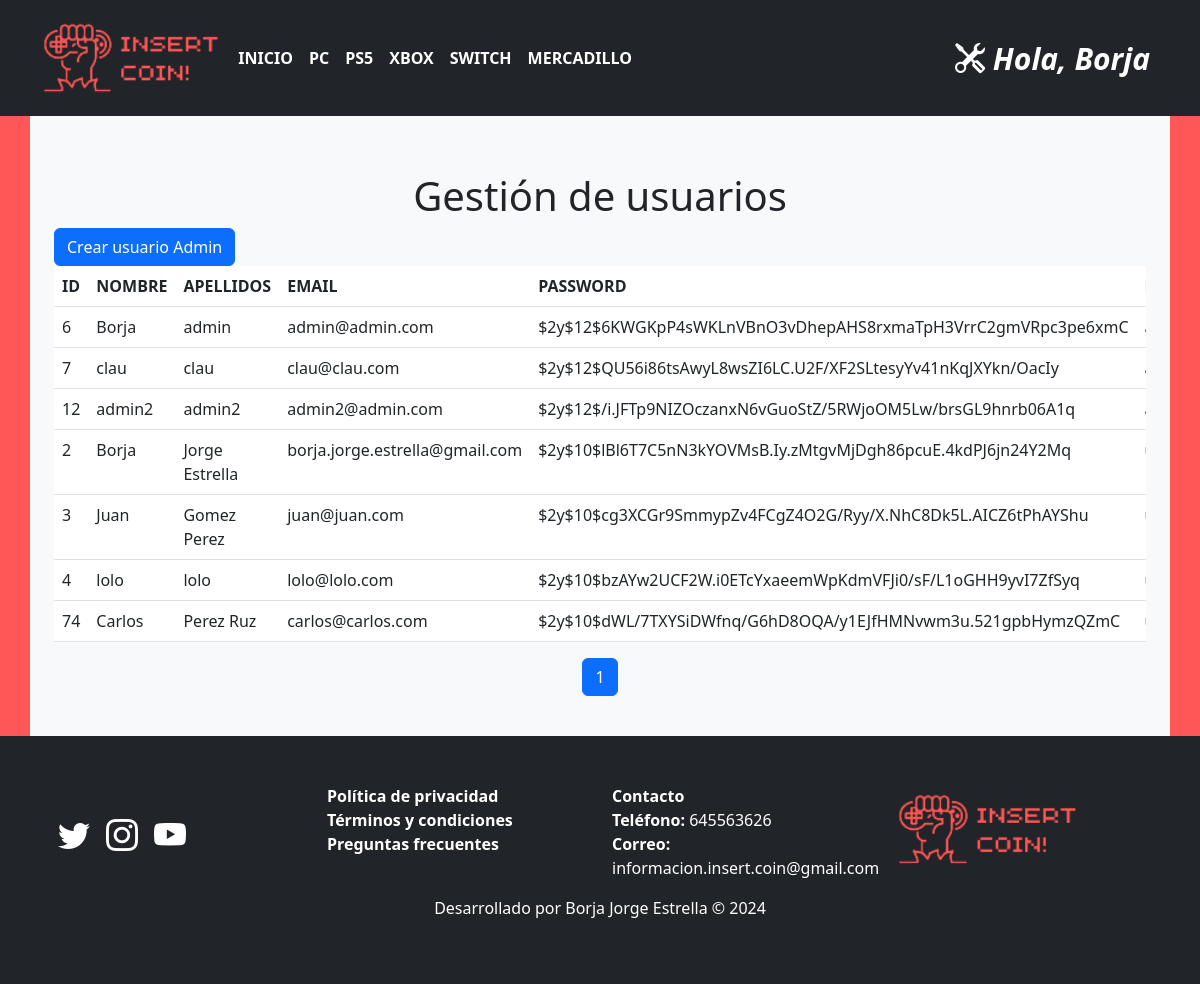
/usuario/gestion (signed in), run on the app's committed database.
### tables this page shows
CREATE TABLE `categoria_articulo` (
  `id` int(255) NOT NULL,
  `nombre` varchar(100) NOT NULL
);

CREATE TABLE `usuarios` (
  `id` int(255) NOT NULL,
  `nombre` varchar(100) NOT NULL,
  `apellidos` varchar(255) DEFAULT NULL,
  `email` varchar(255) NOT NULL,
  `password` varchar(255) NOT NULL,
  `rol` varchar(20) DEFAULT NULL,
  `dni` varchar(10) DEFAULT NULL,
  `telefono` int(9) DEFAULT NULL,
  `provincia` varchar(255) DEFAULT NULL,
  `localidad` varchar(255) DEFAULT NULL,
  `direccion` varchar(255) DEFAULT NULL,
  `cp` int(10) DEFAULT NULL,
  `tarjeta` varchar(255) DEFAULT NULL,
  `titular_tarjeta` varchar(255) DEFAULT NULL,
  `validez_tarjeta` varchar(255) DEFAULT NULL,
  `cvv` varchar(255) DEFAULT NULL
);

### config/db.php (called while the page is built)
<?php
class Database{
    public static function connect(){
        $db = new mysqli('localhost', 'root', '', 'insert_coin');
        $db->query("SET NAMES 'utf8'");
        return $db;
    }
}

### helpers/utils.php (called while the page is built, shortened)
<?php
class Utils{
    public static function isAdmin(){
        if(!isset($_SESSION['admin'])){
            header("Location:".base_url);
        }else{
            return true;
        }
    }
    public static function showCategorias(){
        require_once 'models/categoriaArticuloModelo.php';
        $categoria = new CategoriaArticulo();
        $categorias = $categoria->getAll();
        return $categorias;
    }
}

### models/categoriaArticuloModelo.php (called while the page is built, shortened)
<?php
class CategoriaArticulo{
    private $db;
    public function __construct(){
        $this->db = Database::connect();
    }
    public function getAll(){
        $categorias = $this->db->query("SELECT * FROM categoria_articulo;");
        return $categorias;
    }
}

### controllers/usuarioController.php (called while the page is built, shortened)
<?php
require_once 'models/usuarioModelo.php';
class usuarioController{
    public function gestion(){
        $usuario = new Usuario();
        $usuarios = $usuario->getAll();
        require_once 'views/usuario/gestionUsuarios.php';
    }
}

### models/usuarioModelo.php (called while the page is built, shortened)
<?php
class Usuario{
    private $db;
    public function __construct(){
        $this->db = Database::connect();
    }
    public function getAll(){
        $usuario = $this->db->query("SELECT * FROM usuarios ORDER BY rol ASC");
        return $usuario;
    }
}

### views/usuario/gestionUsuarios.php (the view, shortened to what this page needs)
<h1 class="text-center pt-5">Gestión de usuarios</h1>
<div class="botonCrearArt">
    <a href="<?=base_url?>usuario/crearAdmin" class="btn btn-primary">
        Crear usuario Admin
    </a>
</div>
<div class="table-responsive">
    <table class="table table-hover">
        <thead>
            <tr>
                <th>ID</th>
                <th>NOMBRE</th>
                <th>APELLIDOS</th>
                <th>EMAIL</th>
                <th>PASSWORD</th>
                <th>ROL</th>
            </tr>
        </thead>
        <tbody>
            <?php
                $numFilas = $usuarios->num_rows;
                $filasPorPagina = 10;
                $numPaginas = ceil($numFilas / $filasPorPagina);
                $paginaActual = isset($_GET['pagina']) ? $_GET['pagina'] : 1;
                $urlPagina = base_url.'usuario/gestion&' . http_build_query(array('pagina' => $paginaActual));
                $inicio = ($paginaActual - 1) * $filasPorPagina;
                $usuarios->data_seek($inicio);
                $contador = 0;
                while ($contador < $filasPorPagina && $user = $usuarios->fetch_object()):
            ?>
            <tr>
                <td><?= $user->id; ?></td>
                <td><?= $user->nombre; ?></td>
                <td><?= $user->apellidos; ?></td>
                <td><?= $user->email; ?></td>
                <td><?= $user->password; ?></td>
                <td><?= $user->rol; ?></td>
            </tr>
            <?php
                $contador++;
                endwhile;
            ?>
        </tbody>
    </table>
</div>
<nav aria-label="Page navigation example">
    <ul class="pagination justify-content-center">
        <?php for ($i = 1; $i <= $numPaginas; $i++): ?>
            <li class="page-item <?php if ($i == $paginaActual) echo 'active'; ?>"><a class="page-link" href="<?= $urlPagina ?>&pagina=<?= $i; ?>"><?= $i; ?></a></li>
        <?php endfor; ?>
    </ul>
</nav>

### views/layout/header.php (shortened to what this page needs)
<!DOCTYPE html>
<html lang="es">
<head>
    <link href="https://cdn.jsdelivr.net/npm/bootstrap@5.3.0-alpha3/dist/css/bootstrap.min.css" rel="stylesheet">
    <link rel="stylesheet" href="<?= base_url ?>assets/css/styles.css">
    <link rel="stylesheet" href="https://cdn.jsdelivr.net/npm/bootstrap-icons@1.5.0/font/bootstrap-icons.css">
</head>
<body>
    <header>
        <nav class="navbar navbar-expand-lg navbar-dark bg-dark fixed-top">
            <div class="container">
                <a class="navbar-brand <?php if (empty($_GET['controller']) && empty($_GET['action'])) ; ?>" href="<?= base_url ?>"><img src="<?= base_url ?>assets/img/insert.png" alt="" class="logoHeader"></a>
                <?php $categorias = Utils::showCategorias();?>
                <div class="collapse navbar-collapse barraNavegacion" id="navbarNav">
                    <ul class="navbar-nav me-auto">
                        <li class="nav-item">
                            <a class="nav-link <?php if (empty($_GET['controller']) && empty($_GET['action'])) echo 'active'; ?>" href="<?= base_url ?>">INICIO</a>
                        </li>
                        <?php while ($cat = $categorias->fetch_object()): ?>
                            <li class="nav-item">
                            <a class="nav-link <?php if (isset($_GET['controller']) && $_GET['controller'] == 'categoriaArticulo' && $_GET['action'] == 'ver' && $_GET['id'] == $cat->id) echo 'active'; ?>" href="<?= base_url ?>categoriaArticulo/ver&id=<?= $cat->id ?>"><?= $cat->nombre ?></a>
                            </li>
                        <?php endwhile; ?>
                        <li class="nav-item">
                            <a class="nav-link <?php if ((isset($_GET['controller']) && $_GET['controller'] == 'producto') && (!isset($_GET['action']) || $_GET['action'] == 'index')) echo 'active'; ?>" href="<?= base_url ?>producto/index">MERCADILLO</a>
                        </li>
                    </ul>
                    <?php  if(isset($_SESSION['admin']) && Utils::isAdmin()): ?>
                        <ul class="navbar-nav ms-auto">
                            <li class="nav-item dropdown">
                                <a class="nav-link dropdown" href="#" id="navbarDarkDropdownMenuLink" role="button" data-bs-toggle="dropdown" aria-expanded="false">
                                    <i class="bi bi-tools login hola"><h7> Hola, <?= $_SESSION['identity']->nombre ?></h7></i>
                                </a>
                            </li>
                        </ul>
                    <?php endif; ?>
                </div>
            </div>
        </nav>
    </header>
    <main>
        <div class="container containerPrincipal bg-light mt-5 p-4">

### assets/css/styles.css (style rules this page uses)
.nav-item a { font-weight: bold; color: white; }
.navbar-nav a { font-weight: bold; color: white; }
.barraNavegacion { margin-left: 2%; }
.active { color: #ff5757 !important; }
.login { font-size: 30px; }
.navbar-nav { --bs-nav-link-padding-x: unset !important; --bs-nav-link-padding-y: unset !important; }
main { margin-top: 100px; }
img { width: 120%; }
:root { --mi-color: #ff5757; }
body { background-color: var(--mi-color); }
body { height: 100%; }
.containerPrincipal { min-height: 62.7vh; }
main { min-height: 300px; }
a { text-decoration: none; color: inherit; }
.mt-5 { margin-top: 5rem !important; }
.table-responsive { overflow-x: auto; overflow-y: hidden; -webkit-overflow-scrolling: touch; }

### data on the page
categoria_articulo: nombre "PC"
categoria_articulo: nombre "PS5"
categoria_articulo: nombre "XBOX"
categoria_articulo: nombre "SWITCH"
usuarios: id "6", nombre "Borja", apellidos "admin", email "admin@admin.com", password "$2y$12$6KWGKpP4sWKLnVBnO3vDhepAHS8rxmaTpH3VrrC2gmVRpc3pe6xmC"
usuarios: id "7", nombre "clau", apellidos "clau", email "clau@clau.com", password "$2y$12$QU56i86tsAwyL8wsZI6LC.U2F/XF2SLtesyYv41nKqJXYkn/OacIy"
usuarios: id "12", nombre "admin2", apellidos "admin2", email "admin2@admin.com", password "$2y$12$/i.JFTp9NIZOczanxN6vGuoStZ/5RWjoOM5Lw/brsGL9hnrb06A1q"
usuarios: id "2", nombre "Borja", apellidos "Jorge Estrella", email "borja.jorge.estrella@gmail.com", password "$2y$10$lBl6T7C5nN3kYOVMsB.Iy.zMtgvMjDgh86pcuE.4kdPJ6jn24Y2Mq"
usuarios: id "3", nombre "Juan", apellidos "Gomez Perez", email "juan@juan.com", password "$2y$10$cg3XCGr9SmmypZv4FCgZ4O2G/Ryy/X.NhC8Dk5L.AICZ6tPhAYShu"
usuarios: id "4", nombre "lolo", apellidos "lolo", email "lolo@lolo.com", password "$2y$10$bzAYw2UCF2W.i0ETcYxaeemWpKdmVFJi0/sF/L1oGHH9yvI7ZfSyq"
usuarios: id "74", nombre "Carlos", apellidos "Perez Ruz", email "carlos@carlos.com", password "$2y$10$dWL/7TXYSiDWfnq/G6hD8OQA/y1EJfHMNvwm3u.521gpbHymzQZmC"

### other printed values
$_SESSION['identity']->nombre "Borja"
